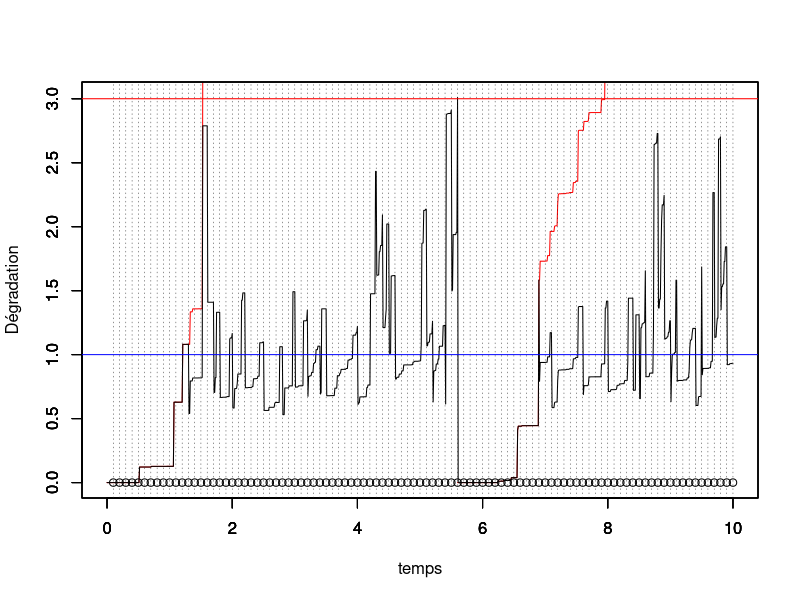
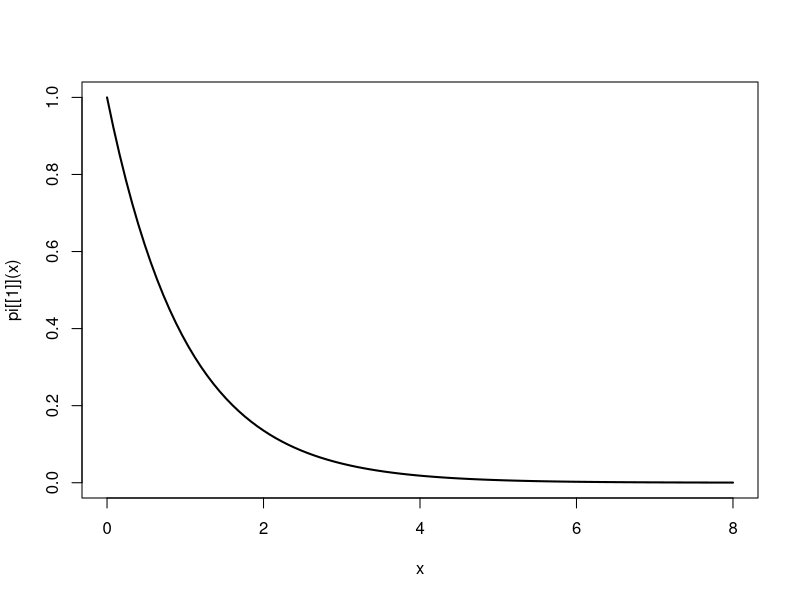

R code for these plots, in order: (Note: this script raises an error after producing the figures.)
#### Programme de simulation lorsqu'on observe uniquement la dégradation juste avant l'inspection


rm(list=ls())
library(ggplot2)
library(tidyverse)
tau = 0.1 # intervalle inter-inspection
rho = 0.5 # parametre ARDinf
L=1 # seuil pour MP
M=3 # seuil pout MC
tps.final <-10 # fenêtre d'observation du processus

id.newcycle <- FALSE # Initialisation du nb de cycle de renouvellement

set.seed(123)
# Simulation d'un processus gamma jusqu'au temps final
pas = 0.01 # pas de temps pour simuler le processus

alpha = .8 # paramètre de forme de Gamma a = alpha (t)^beta
beta = 2 # paramètre de forme  de Gamma
b=1   # paramètre d'échelle du Gamma
temps = seq(from = 0,to = tps.final,by = pas)

n=length(temps)

nb.inspections<- floor(tps.final/tau) # nombre d'inspections max pendant la fenêtre d'observation.

obs<-numeric(nb.inspections) # données observées (pendant les inspections, à t_j^-)

j<-1 # indicateur prochaine inspection
j.newcycle <- 0 # identifier le j où nouveau cycle
nb.cycles <- 1 # compteur de cycles

x=matrix(nrow=nb.inspections,ncol = n) # processus Gamma simulé, nb.lignes = nb.cycles
x[nb.cycles,1] = 0     # initialisation du processus Gamma = 0 à t=0
for(i in 2:n){
  x[nb.cycles,i] = x[nb.cycles,i-1] + rgamma(1,scale = b, shape = alpha*(temps[i]^beta-temps[i-1]^beta))
}
y=numeric(n) # processus Gamma maintenu
y.tilde=numeric(n) # processus Gamma maintenu

y[1]<-0
y.tilde[1]<-0

while (j<=nb.inspections) {
  # boucle sur un cycle de renouvellement
  if (id.newcycle){
    # on resimule un x depuis 0
    x[nb.cycles,1] = 0     # initialisation du processus Gamma = 0 à t=0
    for(i in 2:n){
      x[nb.cycles,i] = x[nb.cycles,i-1] + rgamma(1,scale = b, shape = alpha*(temps[i]^beta-temps[i-1]^beta))
    }
    id.newcycle <- FALSE
  }
  
  y.tilde[((j-1)*tau/pas+2):(j*(tau/pas)+1)]<-y[((j-1)*tau/pas+2):(j*(tau/pas)+1)]<-y[(j-1)*tau/pas+1]+ x[nb.cycles,((j-j.newcycle-1)*tau/pas+2):((j-j.newcycle)*(tau/pas)+1)]- x[nb.cycles,(j-j.newcycle-1)*tau/pas+1]

  obs[j]<-y[j*tau/pas+1] # état dégradation à l'inspection (t_j^-)
  
  if (obs[j] < L) {
    print("no action")
  } else {
    if (obs[j]<M) {
      y[j*tau/pas+1]<-(1-rho)*y[j*tau/pas+1] # on écrase (ARD infini)
    } else {
      y[j*tau/pas+1]<-0
      id.newcycle <- TRUE
      j.newcycle <- j
      nb.cycles <- nb.cycles+1
    }
  }
  j<-j+1
}


#df <- data.frame(temps,x,y)
#mygraph <- ggplot(df,aes(x = temps)) +  
#  geom_line(aes(y = y), color = "darkred") +
#  geom_line(aes(y = x), color="steelblue", linetype="twodash") +
#  geom_abline(slope = 0,intercept = L,color="blue") +
#  geom_abline(slope = 0,intercept = M,color="red")


temps.cycle<-c(0,tau*which(obs>M),tps.final)
indice.temps.cycle <- c(1,tau/pas*(which(obs>M))+1,length(temps))


for (k in 1:nb.cycles){
  plot(temps[indice.temps.cycle[k]:indice.temps.cycle[k+1]],x[k,1:(indice.temps.cycle[k+1]-indice.temps.cycle[k]+1)],col="red",type="l",ylim = c(0,max(y.tilde)),xlim = c(0,tps.final),xlab="",ylab="")
  par(new=T)
}

plot(temps,y.tilde,type="l",ylim=c(0,max(y.tilde)),xlim = c(0,tps.final),ylab="",xlab="")


par(new=T)
plot(tau*(1:nb.inspections),numeric(length = nb.inspections),ylim=c(0,max(y.tilde)),type="p",xlim = c(0,tps.final),xlab = "temps",ylab="Dégradation")
abline(h=L,col="blue")
abline(h=M,col="red")
abline(v=tau*(1:nb.inspections), lty =3, col = grey(0.1), lwd = 0.45)

#abline(v = tau*(1:nb.inspection))


#####################################
# Calcul de la loi stationnaire
#####################################

# se donner une grille pour les abscisses

K<- 20 # nb itérations de l'algo de point fixe
grid_abs <- seq(0.01,8,0.01)
nb_abs <- length(grid_abs)
w<-matrix(nrow = K,ncol = nb_abs )

pi<-list()
pi[[1]]<-function(x) dexp(x)

w[1,]<-pi[[1]](grid_abs)
curve(pi[[1]](x), from = 0, to = max(grid_abs), lwd = 2)

for(k in 2:K){
  for (j in 1:nb_abs){
    abs <- grid_abs[j]
    fn_aux1 <- function(x) {
      res <- pi[[k-1]](x)*dgamma(abs-x,rate=beta,shape=alpha*tau)
      return(res)
    }
    fn_aux2 <- function(x) {
      res <- pi[[k-1]](x)*dgamma(abs-(1-rho)*x,rate=beta,shape=alpha*tau)
      return(res)
    }
    fn_aux3 <- function(x) {
      res <- pi[[k-1]](x)
      return(res)
    }
    w[k,j] <- integrate(f = fn_aux1, lower = 0, upper = min(L,abs))$value 
    + integrate(f = fn_aux2, lower = L, upper = min(M,abs/(1-rho)))$value
    + integrate(f = fn_aux3, lower = M, upper = 2*M)$value * dgamma(abs,rate=beta,shape=alpha*tau)
  }
  aux <- w[k,]
  fn_w <- function(x) {
    res <- splinefun(x = grid_abs, y = aux)(x)*((0 < x) & (x<=max(grid_abs)))
    return(res)
  }
  pi[[k]] <- fn_w
  curve(pi[[k]](x), from = 0, to = max(grid_abs), lwd = 2, add = TRUE, col = k)
}





# initialisation
